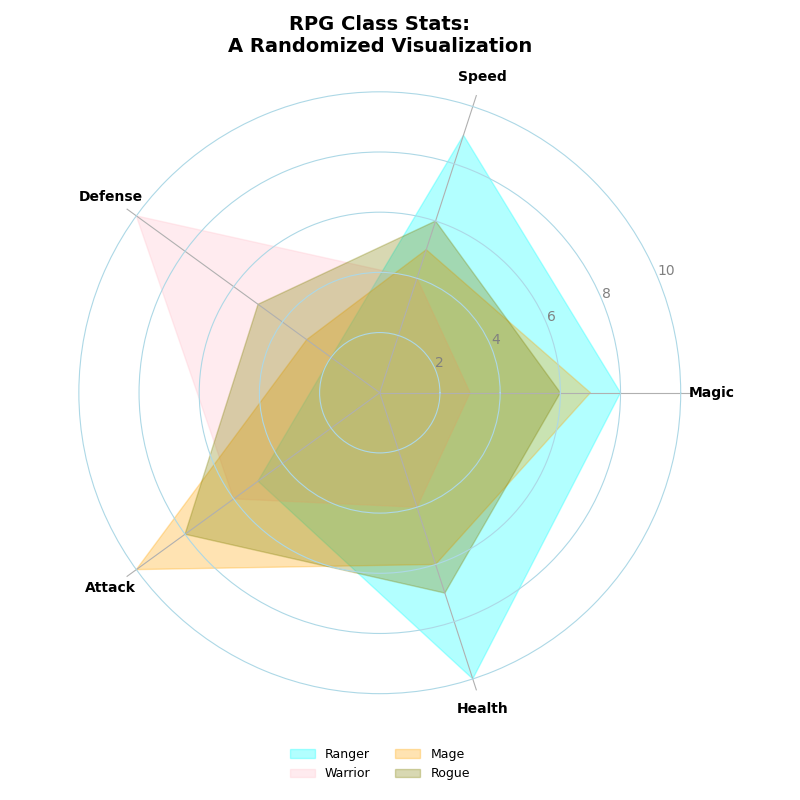

The Python source for this figure:
import numpy as np
import matplotlib.pyplot as plt
from math import pi

categories = ['Magic', 'Speed', 'Defense', 'Attack', 'Health']
num_vars = len(categories)

warrior = [8, 9, 2, 5, 10]
mage = [3, 4, 10, 6, 4]
rogue = [7, 5, 3, 10, 6]
ranger = [6, 6, 5, 8, 7]

data = [warrior, mage, rogue, ranger]
classes = ['Ranger', 'Warrior', 'Mage', 'Rogue']
colors = ['cyan', 'pink', 'orange', 'olive']

angles = np.linspace(0, 2 * pi, num_vars, endpoint=False).tolist()
angles += angles[:1]

def plot_fill_area_radar_chart(ax, data, color, label):
    data += data[:1]
    ax.fill(angles, data, color=color, alpha=0.3, label=label)

fig, ax = plt.subplots(figsize=(8, 8), subplot_kw=dict(polar=True))

for idx, class_data in enumerate(data):
    plot_fill_area_radar_chart(ax, class_data, colors[idx], classes[idx])

ax.set_yticks([2, 4, 6, 8, 10])
ax.set_yticklabels([str(i) for i in range(2, 12, 2)], color='gray')
ax.set_xticks(angles[:-1])
ax.set_xticklabels(categories, fontsize=10, color='black', weight='bold')

ax.yaxis.grid(True, color='lightblue', linestyle='-')
ax.spines['polar'].set_visible(False)

plt.title('RPG Class Stats:\nA Randomized Visualization', size=14, weight='bold', pad=20)

ax.legend(loc='upper center', bbox_to_anchor=(0.5, -0.05), ncol=2, fontsize=9, frameon=False)

plt.tight_layout()

plt.show()
